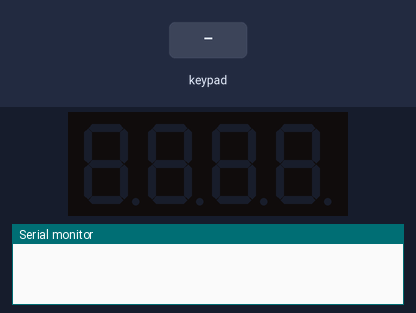
The sketch below on a simulated Arduino Uno, built with avr-gcc and run on an emulated ATmega328P. Parts: 4-digit seven-segment display, the last lines printed to the serial monitor. The inputs (shaded band) are chosen by the test bench.

Above: at 1.2 s.
1.3 s: keypad keys 9 8 7 6 # pressed 0.4 s apart
At 3.4 s:
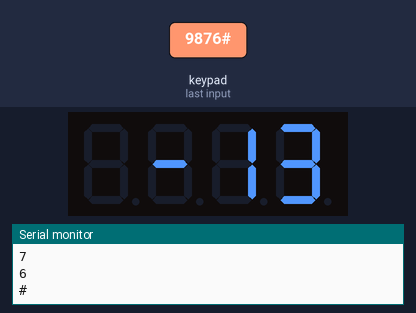
4.8 s: key '*' pressed
At 5.2 s:
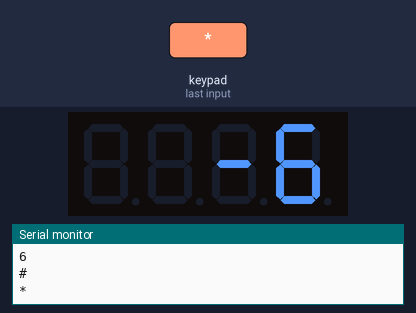
6.3 s: key '1' pressed
At 7.3 s:
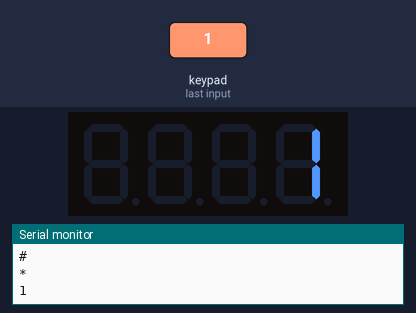
7.8 s: keypad keys 5 4 3 pressed 0.4 s apart
At 9.2 s:
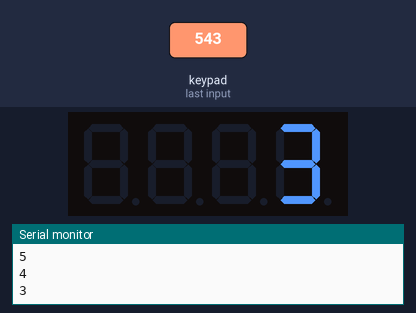
10.5 s: key '#' pressed
At 11.7 s:
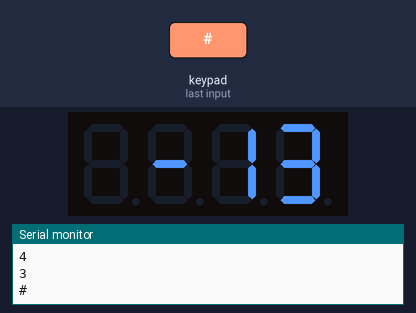
12.0 s: key '3' pressed
At 13.1 s:
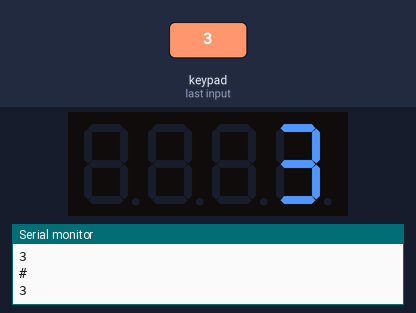
Timing chart, 0 to 14.5 s (numbered marks = the images above; inputs shaded):
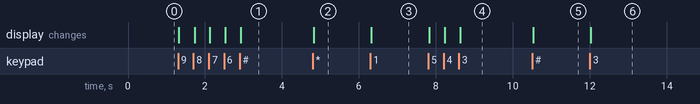

The sketch:

keypad_display.ino
```cpp
#include <Keypad.h>
#include <TM1637Display.h>

const int ROW_NUM = 4; //four rows
const int COLUMN_NUM = 3; //three columns

const int CLK = 11; //Set the CLK pin connection to the display
const int DIO = 10; //Set the DIO pin connection to the display

TM1637Display display(CLK, DIO);
const int Offset = 48;

char keys[ROW_NUM][COLUMN_NUM] = {
  {'1','2','3'},
  {'4','5','6'},
  {'7','8','9'},
  {'*','0','#'}
};

byte pin_rows[ROW_NUM] = {9, 8, 7, 6}; //connect to the row pinouts of the keypad
byte pin_column[COLUMN_NUM] = {5, 4, 3}; //connect to the column pinouts of the keypad

Keypad keypad = Keypad( makeKeymap(keys), pin_rows, pin_column, ROW_NUM, COLUMN_NUM );

void setup(){
  display.setBrightness(0x0a);
  Serial.begin(9600);
}

void loop(){
  char key = keypad.getKey();

  if (key){
    display.showNumberDec(key - Offset);
    Serial.println(key);
  }
}
```

Measured:
- after the input at 1.3 s, the display: first changes at once (image 1 shows a later state)
- after the input at 4.8 s, the display: changes at once (image 2)
- after the input at 6.3 s, the display: changes at once (image 3)
- after the input at 7.8 s, the display: first changes at once (image 4 shows a later state)
- after the input at 10.5 s, the display: changes at once (image 5)
- after the input at 12.0 s, the display: changes at once (image 6)
